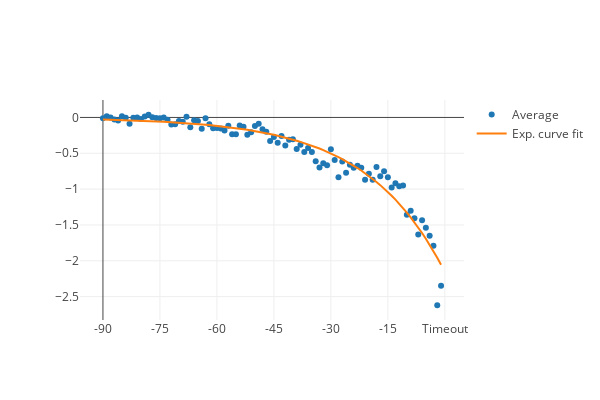

Write notebook code for a chart like this one.
### Markdown cell above
- This looks like a nice exponential function. Let's try to fit it one.

### Code cell
# Fit an exponential function to the data
# After doing some research, reading some high school math classes (11th grade - https://www.siyavula.com/) 
# and playing around with an online graphing calculator (https://www.desmos.com/calculator)
# I found that this is the function.

def func(x, a, b):
    return -a**(x+b) 

x_values = list(range(len(league_avg[0])))
y = league_avg[0]

popt, pcov = curve_fit(func, x_values, y, p0= (1.01, -45))
print(popt)

y_fit = func(x_values, *popt)
league_y_fit = y_fit
# Calculating R squared
# residual sum of squares
ss_res = np.sum((y - y_fit) ** 2)
# total sum of squares
ss_tot = np.sum((y - np.mean(y)) ** 2)
# r-squared
r2 = 1 - (ss_res / ss_tot)
print(r2)

xaxis = dict(tickvals = [0, 15, 30, 45, 60, 75, 90], ticktext=['-90','-75', '-60', '-45', '-30', '-15', 'Timeout'])
layout = dict(width=600, height=400, xaxis=xaxis)

score_scatter_text = ['<b>Score: {y:.02f} <br> T-timeout: {x}s'.format(x=x_values[::-1][i], y=y[i]) for i in range(len(y))]
score_time_series = [go.Scatter(x= x_values, y= league_avg[0], name='Average', mode = 'markers', text=score_scatter_text, hoverinfo= 'text'),
                     go.Scatter(x= x_values, y= y_fit, name='Exp. curve fit', mode = 'lines', text='<b>f(x) = -a<sup>(x+b)', hoverinfo= 'text')]

fig = go.Figure(data=score_time_series, layout=layout)
iplot(fig, filename='ScoreTimeSeriesRAW')

### Figure 1 — Plotly figure (JSON) as saved in the notebook; plotly's stock layout.template omitted (floating-point values rounded to 4 significant figures)
{"data": [{"hoverinfo": "text", "mode": "markers", "name": "Average", "text": ["<b>Score: -0.01 <br> T-timeout: 89s", "<b>Score: 0.02 <br> T-timeout: 88s", "<b>Score: -0.00 <br> T-timeout: 87s", "<b>Score: -0.03 <br> T-timeout: 86s", "<b>Score: -0.04 <br> T-timeout: 85s", "<b>Score: 0.02 <br> T-timeout: 84s", "<b>Score: -0.00 <br> T-timeout: 83s", "<b>Score: -0.09 <br> T-timeout: 82s", "<b>Score: -0.00 <br> T-timeout: 81s", "<b>Score: -0.00 <br> T-timeout: 80s", "<b>Score: -0.02 <br> T-timeout: 79s", "<b>Score: 0.01 <br> T-timeout: 78s", "<b>Score: 0.04 <br> T-timeout: 77s", "<b>Score: 0.00 <br> T-timeout: 76s", "<b>Score: -0.01 <br> T-timeout: 75s", "<b>Score: -0.01 <br> T-timeout: 74s", "<b>Score: -0.00 <br> T-timeout: 73s", "<b>Score: -0.03 <br> T-timeout: 72s", "<b>Score: -0.10 <br> T-timeout: 71s", "<b>Score: -0.10 <br> T-timeout: 70s", "<b>Score: -0.05 <br> T-timeout: 69s", "<b>Score: -0.06 <br> T-timeout: 68s", "<b>Score: 0.01 <br> T-timeout: 67s", "<b>Score: -0.14 <br> T-timeout: 66s", "<b>Score: -0.04 <br> T-timeout: 65s", "<b>Score: -0.05 <br> T-timeout: 64s", "<b>Score: -0.16 <br> T-timeout: 63s", "<b>Score: -0.01 <br> T-timeout: 62s", "<b>Score: -0.10 <br> T-timeout: 61s", "<b>Score: -0.15 <br> T-timeout: 60s", "<b>Score: -0.15 <br> T-timeout: 59s", "<b>Score: -0.15 <br> T-timeout: 58s", "<b>Score: -0.18 <br> T-timeout: 57s", "<b>Score: -0.12 <br> T-timeout: 56s", "<b>Score: -0.23 <br> T-timeout: 55s", "<b>Score: -0.23 <br> T-timeout: 54s", "<b>Score: -0.11 <br> T-timeout: 53s", "<b>Score: -0.13 <br> T-timeout: 52s", "<b>Score: -0.24 <br> T-timeout: 51s", "<b>Score: -0.21 <br> T-timeout: 50s", "<b>Score: -0.12 <br> T-timeout: 49s", "<b>Score: -0.09 <br> T-timeout: 48s", "<b>Score: -0.17 <br> T-timeout: 47s", "<b>Score: -0.20 <br> T-timeout: 46s", "<b>Score: -0.33 <br> T-timeout: 45s", "<b>Score: -0.27 <br> T-timeout: 44s", "<b>Score: -0.35 <br> T-timeout: 43s", "<b>Score: -0.26 <br> T-timeout: 42s", "<b>Score: -0.39 <br> T-timeout: 41s", "<b>Score: -0.31 <br> T-timeout: 40s", "<b>Score: -0.30 <br> T-timeout: 39s", "<b>Score: -0.44 <br> T-timeout: 38s", "<b>Score: -0.38 <br> T-timeout: 37s", "<b>Score: -0.48 <br> T-timeout: 36s", "<b>Score: -0.43 <br> T-timeout: 35s", "<b>Score: -0.48 <br> T-timeout: 34s", "<b>Score: -0.61 <br> T-timeout: 33s", "<b>Score: -0.70 <br> T-timeout: 32s", "<b>Score: -0.64 <br> T-timeout: 31s", "<b>Score: -0.67 <br> T-timeout: 30s", "<b>Score: -0.44 <br> T-timeout: 29s", "<b>Score: -0.59 <br> T-timeout: 28s", "<b>Score: -0.84 <br> T-timeout: 27s", "<b>Score: -0.61 <br> T-timeout: 26s", "<b>Score: -0.77 <br> T-timeout: 25s", "<b>Score: -0.66 <br> T-timeout: 24s", "<b>Score: -0.70 <br> T-timeout: 23s", "<b>Score: -0.67 <br> T-timeout: 22s", "<b>Score: -0.70 <br> T-timeout: 21s", "<b>Score: -0.87 <br> T-timeout: 20s", "<b>Score: -0.78 <br> T-timeout: 19s", "<b>Score: -0.87 <br> T-timeout: 18s", "<b>Score: -0.69 <br> T-timeout: 17s", "<b>Score: -0.82 <br> T-timeout: 16s", "<b>Score: -0.75 <br> T-timeout: 15s", "<b>Score: -0.83 <br> T-timeout: 14s", "<b>Score: -0.98 <br> T-timeout: 13s", "<b>Score: -0.92 <br> T-timeout: 12s", "<b>Score: -0.96 <br> T-timeout: 11s", "<b>Score: -0.95 <br> T-timeout: 10s", "<b>Score: -1.36 <br> T-timeout: 9s", "<b>Score: -1.30 <br> T-timeout: 8s", "<b>Score: -1.41 <br> T-timeout: 7s", "<b>Score: -1.63 <br> T-timeout: 6s", "<b>Score: -1.43 <br> T-timeout: 5s", "<b>Score: -1.54 <br> T-timeout: 4s", "<b>Score: -1.65 <br> T-timeout: 3s", "<b>Score: -1.79 <br> T-timeout: 2s", "<b>Score: -2.62 <br> T-timeout: 1s", "<b>Score: -2.35 <br> T-timeout: 0s"], "type": "scatter", "uid": "ddbe1090-e498-4ac9-8f4f-9abd7859ad06", "x": [0, 1, 2, 3, 4, 5, 6, 7, 8, 9, 10, 11, 12, 13, 14, 15, 16, 17, 18, 19, 20, 21, 22, 23, 24, 25, 26, 27, 28, 29, 30, 31, 32, 33, 34, 35, 36, 37, 38, 39, 40, 41, 42, 43, 44, 45, 46, 47, 48, 49, 50, 51, 52, 53, 54, 55, 56, 57, 58, 59, 60, 61, 62, 63, 64, 65, 66, 67, 68, 69, 70, 71, 72, 73, 74, 75, 76, 77, 78, 79, 80, 81, 82, 83, 84, 85, 86, 87, 88, 89], "y": [-0.01215, 0.01707, -0.002477, -0.02692, -0.04311, 0.0178, -0.004202, -0.08728, -0.004413, -0.001768, -0.02113, 0.01224, 0.03762, 0.002588, -0.007092, -0.01134, -0.002344, -0.0327, -0.09955, -0.09554, -0.0483, -0.06024, 0.008658, -0.138, -0.03993, -0.05089, -0.1566, -0.01201, -0.09627, -0.1519, -0.1474, -0.1531, -0.1836, -0.1175, -0.235, -0.2332, -0.1135, -0.1301, -0.2401, -0.208, -0.1182, -0.08646, -0.1659, -0.2012, -0.3299, -0.2734, -0.3536, -0.26, -0.3927, -0.3126, -0.3038, -0.4404, -0.3821, -0.4805, -0.427, -0.4819, -0.6102, -0.6977, -0.6384, -0.6664, -0.4426, -0.5932, -0.8353, -0.6145, -0.7728, -0.6592, -0.7025, -0.6732, -0.7018, -0.8697, -0.784, -0.8693, -0.6897, -0.8218, -0.75, -0.834, -0.9757, -0.9177, -0.961, -0.9497, -1.357, -1.301, -1.406, -1.632, -1.433, -1.541, -1.651, -1.789, -2.62, -2.348]}, {"hoverinfo": "text", "mode": "lines", "name": "Exp. curve fit", "text": "<b>f(x) = -a<sup>(x+b)", "type": "scatter", "uid": "eb89d7fd-c69c-4142-8aee-778ba1edb8b9", "x": [0, 1, 2, 3, 4, 5, 6, 7, 8, 9, 10, 11, 12, 13, 14, 15, 16, 17, 18, 19, 20, 21, 22, 23, 24, 25, 26, 27, 28, 29, 30, 31, 32, 33, 34, 35, 36, 37, 38, 39, 40, 41, 42, 43, 44, 45, 46, 47, 48, 49, 50, 51, 52, 53, 54, 55, 56, 57, 58, 59, 60, 61, 62, 63, 64, 65, 66, 67, 68, 69, 70, 71, 72, 73, 74, 75, 76, 77, 78, 79, 80, 81, 82, 83, 84, 85, 86, 87, 88, 89], "y": [-0.02716, -0.02852, -0.02994, -0.03143, -0.033, -0.03464, -0.03636, -0.03818, -0.04008, -0.04207, -0.04417, -0.04637, -0.04868, -0.05111, -0.05365, -0.05632, -0.05913, -0.06207, -0.06517, -0.06841, -0.07182, -0.0754, -0.07915, -0.0831, -0.08724, -0.09158, -0.09614, -0.1009, -0.106, -0.1112, -0.1168, -0.1226, -0.1287, -0.1351, -0.1418, -0.1489, -0.1563, -0.1641, -0.1723, -0.1809, -0.1899, -0.1993, -0.2093, -0.2197, -0.2306, -0.2421, -0.2542, -0.2669, -0.2802, -0.2941, -0.3088, -0.3241, -0.3403, -0.3572, -0.375, -0.3937, -0.4133, -0.4339, -0.4555, -0.4782, -0.502, -0.527, -0.5533, -0.5809, -0.6098, -0.6402, -0.6721, -0.7055, -0.7407, -0.7776, -0.8163, -0.857, -0.8997, -0.9445, -0.9915, -1.041, -1.093, -1.147, -1.204, -1.264, -1.327, -1.393, -1.463, -1.536, -1.612, -1.693, -1.777, -1.865, -1.958, -2.056]}], "layout": {"height": 400, "width": 600, "xaxis": {"ticktext": ["-90", "-75", "-60", "-45", "-30", "-15", "Timeout"], "tickvals": [0, 15, 30, 45, 60, 75, 90]}}}
